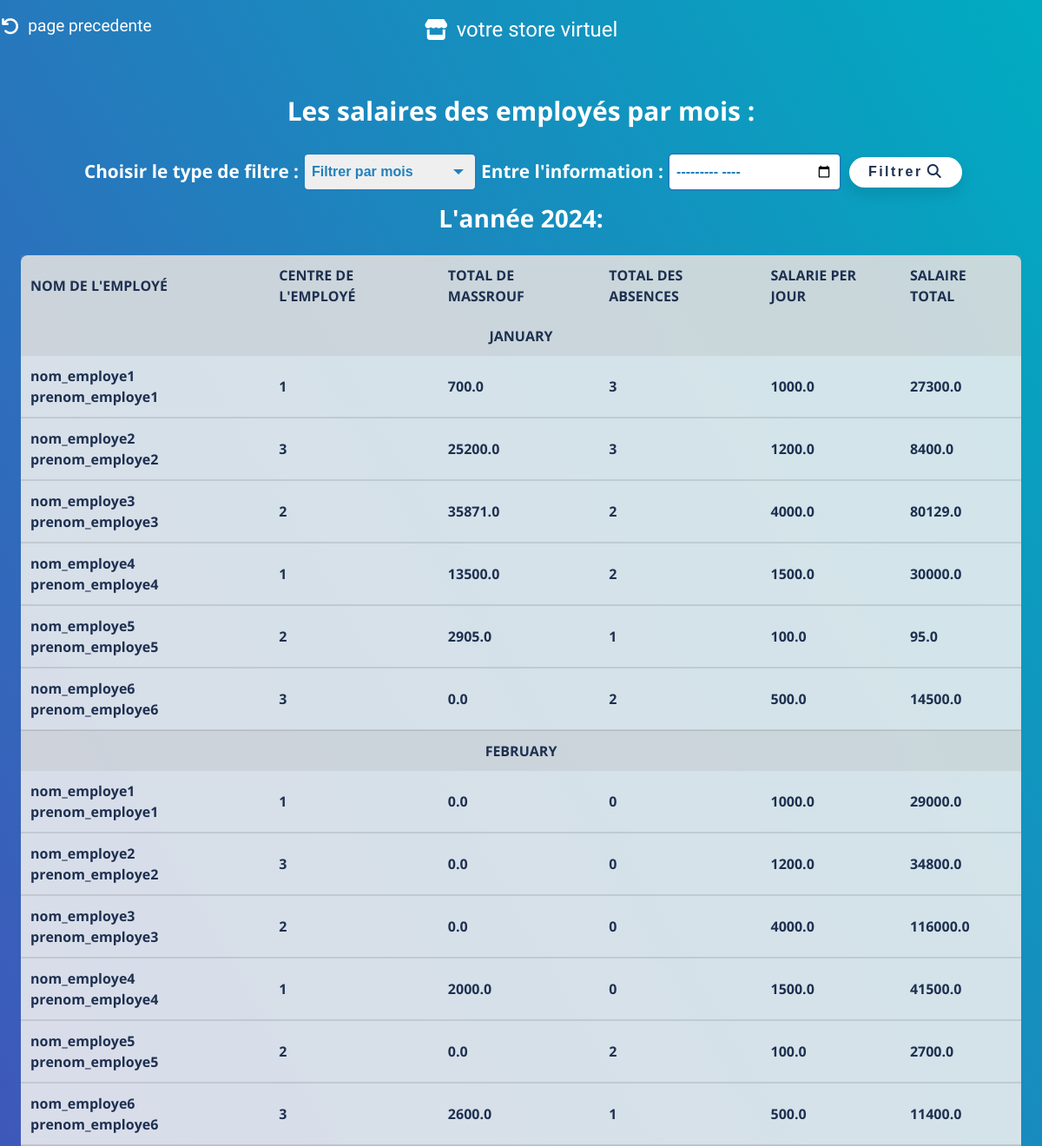
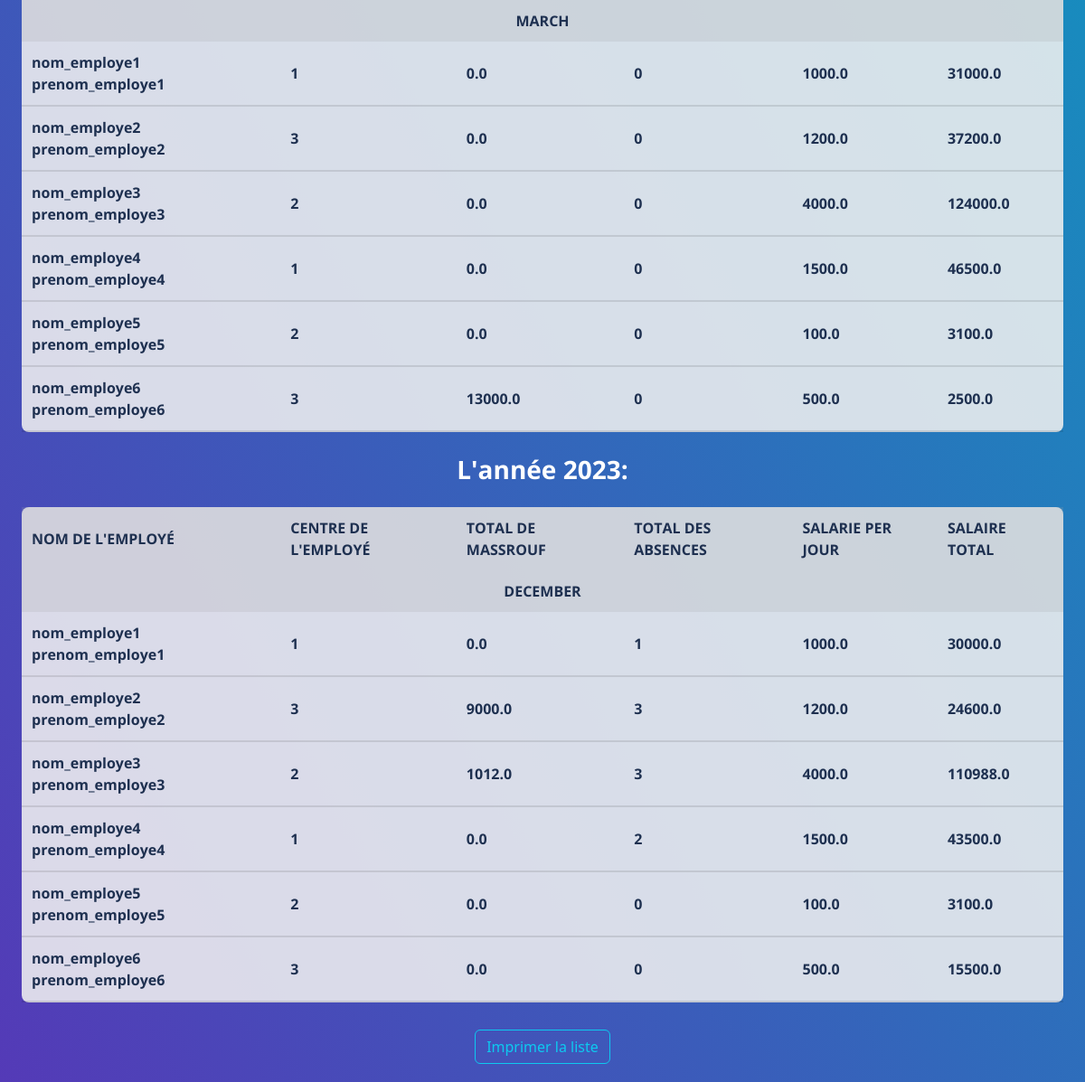
The page /gerer_employe/gerer_salariePM on the database its author committed (2 pictures, top to bottom).
### magasinier/models.py (models this page shows, shortened)
class Employe_salarie(models.Model):
    année = models.BigIntegerField(default = 1)
    mois = models.CharField(max_length=10)
    employe = models.ForeignKey(Employe,on_delete=models.CASCADE)
    massrouf_total = models.FloatField(max_length=10, default=0)
    absences_count = models.IntegerField(default=0)
    Salarie = models.FloatField(max_length=10, default=0)

class Employe(models.Model):
    nomE = models.CharField(max_length=50)
    prenomE = models.CharField(max_length=50)
    adrE = models.CharField(max_length=50)
    telephone = models.BigIntegerField()
    Salarie_jour = models.FloatField(default=0)  # 'max_length' isn't needed for FloatField
    centre = models.ForeignKey(Centre, on_delete=models.CASCADE)
    def monthly_salary(self, year, month):
        days_in_month = monthrange(year, month)[1]
        return self.Salarie_jour * days_in_month

### magasinier/views.py (the view, shortened to what this page needs)
# urls.py: path('gerer_employe/gerer_salariePM',views.gerer_salariePM,name='gerer_salariePM'),
def gerer_salariePM(request):
    PV = Rapport_responsable.objects.all()
    salaries_dict = defaultdict(lambda: defaultdict(dict))
    years = {p.Date_R.year for p in PV}
    for year in years :
        PV_yearly = Rapport_responsable.objects.filter(Date_R__year=year)
        months = {p.Date_R.month for p in PV_yearly}
        for month in months:
            demandes = Demande_massrouf.objects.filter(Date_dem__year = year,Date_dem__month = month)
            absences = Absence_employe.objects.filter(Date_absence__year = year,Date_absence__month = month)
            mois_name = calendar.month_name[month]
            employes = Employe.objects.all()
            for employe in employes:
                existing_salarie = Employe_salarie.objects.filter(année=year, mois=mois_name, employe=employe).first()
                employee_absence_counts = absences.filter(Employe_absente=employe).count()
                employee_massrouf_total = demandes.filter(employe=employe).aggregate(total_price=Sum('massrouf'))['total_price'] or 0
                Salarie_mois = employe.monthly_salary(year,month) - employee_absence_counts * employe.Salarie_jour - employee_massrouf_total
                if Salarie_mois <0:
                    Salarie_mois = 0
                if existing_salarie:
                    existing_salarie.massrouf_total = employee_massrouf_total
                    existing_salarie.absences_count = employee_absence_counts
                    existing_salarie.Salarie = Salarie_mois
                    existing_salarie.save()
                else:
                    salarie = Employe_salarie(année=year,mois=mois_name,employe=employe,massrouf_total=employee_massrouf_total,absences_count=employee_absence_counts,Salarie=Salarie_mois)
                    salarie.save()
    salaries = Employe_salarie.objects.all()
    salaries_dict = {}
    for salary in salaries:
        year = salary.année
        month = salary.mois
        if year not in salaries_dict:
            salaries_dict[year] = {}
        if month not in salaries_dict[year]:
            salaries_dict[year][month] = []
        salaries_dict[year][month].append({
            'employee': {
                'name': f"{salary.employe.nomE} {salary.employe.prenomE}",
                'centre': salary.employe.centre.numC,  # Assuming centre information is in numC
            },
            'total_massrouf': salary.massrouf_total,
            'absences_count': salary.absences_count,
            'salary_per_day': salary.employe.Salarie_jour,
            'salary': salary.Salarie,
        })
    filter_type = request.GET.get('filter_type')
    cherch = request.GET.get('chercher')
    return render(request, 'gerer_salariePM.html', {'salaries_dict': salaries_dict})

### magasinier/templates/gerer_salariePM.html (shortened to what this page needs)
{% load static %}
<!DOCTYPE html>
<html lang="en">
<head>
    <link rel="stylesheet" type="text/css" href="{% static 'css/bootstrap.min.css' %}">
    <link rel="stylesheet" href="{% static 'css/styleModal.css' %}">
<link href="{% static 'fontawesomefree/css/all.min.css' %}" rel="stylesheet" type="text/css">
<link
  rel="stylesheet"
  href="{% static 'css/list.css' %}"
  type="text/css"
/>
</head>
<body>
    <a href="{% url 'gerer_centres' %}" style="all: unset"><div class="logo"  onmouseover="document.querySelector('.fa-arrow-rotate-left').style.color='rgba(255, 255, 255, 0.39)';
        this.style.color='rgba(255, 255, 255, 0.39)';"onmouseout="document.querySelector('.fa-arrow-rotate-left').style.color='rgb(255, 255, 255)';
        this.style.color='rgb(255, 255, 255)'; " style=" position: absolute;
            top: 0;
            left: 0;
            cursor: pointer;
            text-wrap: nowrap;
            display: flex;
            align-items: center;
            justify-content: center;
            padding: 6px;
            font-family: 'Bubblegum Sans', sans-serif;
            color: rgb(255, 255, 255);
            font-size: 1.2rem;
            background-color: transparent;
            border-radius: 30px;
            transition: 0.2s;
            font-weight: 100;
            margin-left: 28px;
            width: 10%;
            margin-top: 10px;"><i class="fa-solid fa-arrow-rotate-left" style="font-size: 1.3rem;color: white; margin-right: 10px;"></i>page precedente</div></a>
<a href="{% url 'magazinier' %}" style="all: unset"><div class="logo"  onmouseover="this.style.backgroundColor='rgba(255, 255, 255, 0.39)';"onmouseout="this.style.backgroundColor='transparent'; " style=" position: absolute;
    top: 0;
    left: 50%;
    transform: translateX(-50%);
    cursor: pointer;
    text-wrap: nowrap;
    display: flex;
    align-items: center;
    justify-content: center;
    padding: 6px;
    font-family: 'Bubblegum Sans', sans-serif;
    color: rgb(255, 255, 255);
    font-size: 1.5rem;
    background-color: transparent;
    font-weight: 100;
    border-radius: 30px;
    transition: 0.8s;
    width: 20%;
    margin-top: 10px;"><i class="fa-solid fa-store" style="font-size: 1.5rem;color: white; margin-right: 10px;"></i>votre store virtuel</div></a>
    <h4>Les salaires des employés par mois :</h4>
    <form method="GET" action="{% url 'gerer_salariePM' %}">
        <label for="filter_type">Choisir le type de filtre :</label>
        <div class="custom-select">
          <select id="filter_type" name="filter_type">
            <option value="mois">Filtrer par mois</option>
         </select>
        </div>
        <label for="chercher">Entre l'information :</label>
        <input type="text" id="chercher" name="chercher" placeholder="Ecrire..." style=" padding: 8px;
        font-size: 16px;
        border: 2px solid #2180BD;
        border-radius: 6px;
        color: #2180BD;
        transition: border-color 0.3s ease;
        width: 200px; ">
        <button type="submit">Filtrer<i class="fa-solid fa-magnifying-glass"></i></button>
      </form>
    {% for year, months in salaries_dict.items %}
        <h3 style="font-weight: bold;margin-top: 15px;margin-bottom: 5px;"> L'année {{ year }}:</h3>
        <table >
            <tr class="table-info">
                <th>Nom de l'employé</th>
                <th>Centre de l'employé</th>
                <th>Total de massrouf</th>
                <th>Total des absences</th>
                <th>Salarie per jour</th>
                <th>Salaire total</th>
            </tr>
            {% for month, employees in months.items %}
            <tr class="table-success">
                <th colspan="7" class="text-center">{{ month }}</th>
            </tr>
                {% for data in employees %}
                    <tr>
                        <td>{{ data.employee.name }}</td>
                        <td>{{ data.employee.centre }}</td>
                        <td>{{ data.total_massrouf }}</td>
                        <td>{{ data.absences_count }}</td>
                        <td>{{ data.salary_per_day }}</td>
                        <td>{{ data.salary }}</td>
                    </tr>
                {% endfor %}
            {% endfor %}
        </table>
    {% endfor %}
    <a href="#" type="button" onclick="printProducts()" class="btn btn-outline-info" style="margin: 20px;">Imprimer la liste</a>
</body>
</html>

### magasinier/static/css/list.css (style rules this page uses)
* { margin: 0; padding: 0; color: #fff; font-family: 'Open Sans', sans-serif; font-weight: bold; }
body { background: linear-gradient(60deg, rgba(84,58,183,1) 0%, rgba(0,172,193,1) 100%); display: flex; align-items: center; justify-content: center; flex-direction: column; }
h4 { margin: 30px;margin-top: 110px; font-size: 30px;font-weight: bold; }
form { display: flex; align-items: center; justify-content: center; font-family: Arial, sans-serif; }
.custom-select { position: relative; display: inline-block; font-family: Arial, sans-serif; }
.custom-select select { appearance: none; cursor: pointer; padding: 8px; font-size: 16px; border: 2px solid #2180BD; border-radius: 6px; color: #2180BD; transition: border-color 0.3s ease; width: 200px; }
option { color: #2180BD; }
form label { display: block; margin-left: 5px; margin-right: 5px; font-weight: bold; font-size: 1.3rem; color: #ffffff; }
form input[type="text"], form input[type="date"], form input[type="day"], form input[type="month"], form input[type="year"] { padding: 8px; font-size: 16px; border: 2px solid #2180BD; border-radius: 6px; color: #2180BD; transition: border-color 0.3s ease; width: 200px; }
form button[type="submit"] { margin-left: 9px; width: 130px; height: 35px; font-weight: bold; letter-spacing: 2.5px; color: rgb(30,48,80); background-color: #fff; border: none; border-radius: 25px; box-shadow: 0px 8px 15px rgba(0, 0, 0, 0.1); transition: all 0.3s ease 0s; cursor: pointer; outline: none; }
form button[type="submit"] i { color: rgb(30,48,80); margin-left: 5px; }
table { margin-bottom: 10px; width: 96%; background-color: rgba(240, 240, 240, 0.87); margin-top: 20px; border-collapse: collapse; border-radius: 8px; }
th, td { padding: 11px; text-align: left; font-weight: bold; font-size: 16px; color: rgb(30,48,80); }
th { background-color: rgba(159, 159, 159, 0.2); text-transform: uppercase; }
td { border-bottom: solid 2px rgba(5, 5, 5, 0.1); }

### rows shown on the page
Employe_salarie: months "JANUARY", total_massrouf "700.0", salary "27300.0"
Employe: salary_per_day "1000.0" "1000.0" "1000.0" "1000.0"
Employe_salarie: total_massrouf "25200.0", salary "8400.0"
Employe: salary_per_day "1200.0" "1200.0" "1200.0" "1200.0"
Employe_salarie: total_massrouf "35871.0", salary "80129.0"
Employe: salary_per_day "4000.0" "4000.0" "4000.0" "4000.0"
Employe_salarie: total_massrouf "13500.0", salary "30000.0"
Employe: salary_per_day "1500.0" "1500.0" "1500.0" "1500.0"
Employe_salarie: total_massrouf "2905.0", salary "95.0"
Employe: salary_per_day "100.0" "100.0" "100.0" "100.0"
Employe_salarie: total_massrouf "0.0", salary "14500.0"
Employe: salary_per_day "500.0" "500.0" "500.0" "500.0"
Employe_salarie: months "FEBRUARY", total_massrouf "0.0", salary "29000.0"
Employe_salarie: total_massrouf "0.0", salary "34800.0"
Employe_salarie: total_massrouf "0.0", salary "116000.0"
Employe_salarie: total_massrouf "2000.0", salary "41500.0"
Employe_salarie: total_massrouf "0.0", salary "2700.0"
Employe_salarie: total_massrouf "2600.0", salary "11400.0"
Employe_salarie: months "MARCH", total_massrouf "0.0", salary "31000.0"
Employe_salarie: total_massrouf "0.0", salary "37200.0"
Employe_salarie: total_massrouf "0.0", salary "124000.0"
Employe_salarie: total_massrouf "0.0", salary "46500.0"
Employe_salarie: total_massrouf "0.0", salary "3100.0"
Employe_salarie: total_massrouf "13000.0", salary "2500.0"
Employe_salarie: months "DECEMBER", total_massrouf "0.0", salary "30000.0"
Employe_salarie: total_massrouf "9000.0", salary "24600.0"
Employe_salarie: total_massrouf "1012.0", salary "110988.0"
Employe_salarie: total_massrouf "0.0", salary "43500.0"
Employe_salarie: total_massrouf "0.0", salary "3100.0"
Employe_salarie: total_massrouf "0.0", salary "15500.0"

### other values the page prints
{{ year }} "2024" "2023"
{{ data.employee.name }} "nom_employe1 prenom_employe1" "nom_employe2 prenom_employe2" "nom_employe3 prenom_employe3" "nom_employe4 prenom_employe4" "nom_employe5 prenom_employe5" "nom_employe6 prenom_employe6" "nom_employe1 prenom_employe1" "nom_employe2 prenom_employe2" "nom_employe3 prenom_employe3" "nom_employe4 prenom_employe4" "nom_employe5 prenom_employe5" "nom_employe6 prenom_employe6" "nom_employe1 prenom_employe1" "nom_employe2 prenom_employe2" "nom_employe3 prenom_employe3" "nom_employe4 prenom_employe4" "nom_employe5 prenom_employe5" "nom_employe6 prenom_employe6" "nom_employe1 prenom_employe1" "nom_employe2 prenom_employe2" "nom_employe3 prenom_employe3" "nom_employe4 prenom_employe4" "nom_employe5 prenom_employe5" "nom_employe6 prenom_employe6"
{{ data.employee.centre }} "1" "3" "2" "1" "2" "3" "1" "3" "2" "1" "2" "3" "1" "3" "2" "1" "2" "3" "1" "3" "2" "1" "2" "3"
{{ data.absences_count }} "3" "3" "2" "2" "1" "2" "0" "0" "0" "0" "2" "1" "0" "0" "0" "0" "0" "0" "1" "3" "3" "2" "0" "0"
